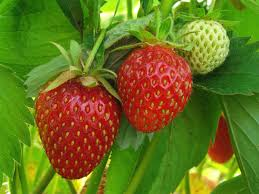
#> input picture strawberrie.jpg, 259 x 194 px
$ python find_red.py strawberrie.jpg   (older library calls are emulated)
#> lines starting #> are read from the running program, lines starting #| are printed output that depends on the picture; after the words box and inside, x2 and y2 are one past the last pixel; in counts of white or black regions, pixels touching at a corner belong together
# import the necessary packages
import sys
import numpy as np
import cv2

def main(argv):
   # load the image
   image = cv2.imread(argv[1])
#> image is the input picture: shape (194, 259, 3); mean B, G, R 29.8, 114, 105.4

   # find the red color in the image
   upper = np.array([65, 65, 255])
   lower = np.array([0, 0, 200])

   mask = cv2.inRange(image, lower, upper)
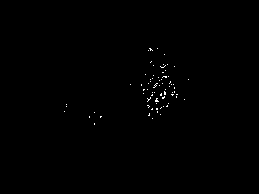
#> mask: shape (194, 259); 0.32% white in thin lines or dots, all inside (x1, y1, x2, y2) = (64, 48, 189, 125)

   # find contours in the masked image and keep the largest one
   (_, cnts, _) = cv2.findContours(mask.copy(), cv2.RETR_EXTERNAL,
                  cv2.CHAIN_APPROX_SIMPLE)
#> cnts = 71 contours, all with area under 20
   c = max(cnts, key=cv2.contourArea)
#> c = [[156, 98], [156, 99], [155, 100], [155, 101], [158, 101], [156, 99], [157, 98]]

   # approximate the contour
   peri = cv2.arcLength(c, True)
#> peri = 11.66
   approx = cv2.approxPolyDP(c, 0.05 * peri, True)
#> approx = [[156, 98], [155, 101], [158, 101], [156, 99], [157, 98]]

   # draw an ID tag on/surrounding the red object
   cv2.drawContours(image, [approx], -1, (0, 255, 0), 4)
#> image: shape (194, 259, 3); 0.09% of pixels changed, all inside (x1, y1, x2, y2) = (153, 96, 161, 104)
   cv2.imshow("Image", image)
   cv2.waitKey(0)

if __name__ == "__main__":
   main(sys.argv)
